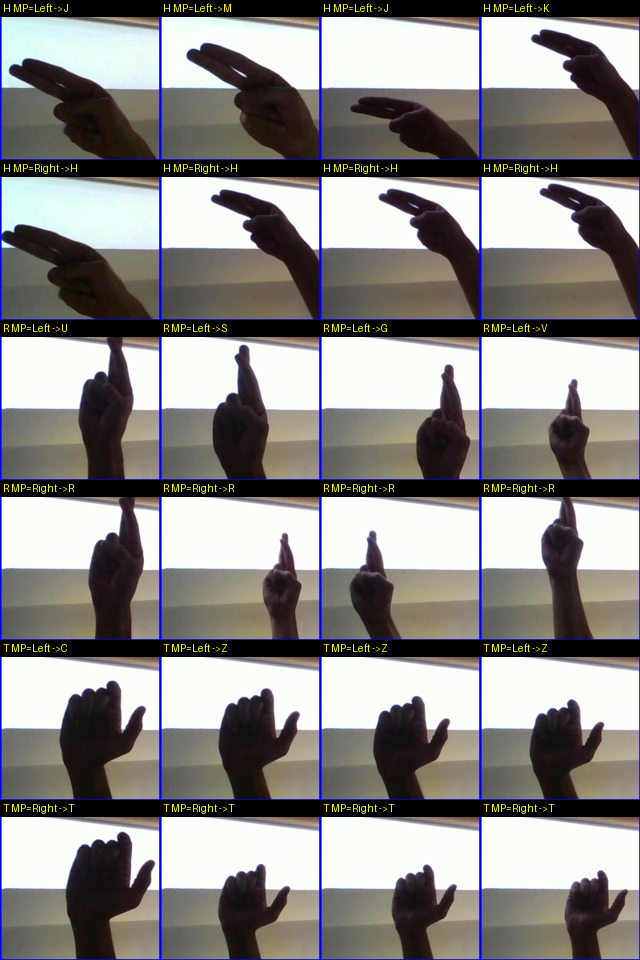
#> input picture outputs/recognition_investigation/left_vs_right_examples.png, 640 x 960 px
$ python -i investigate_detection.py   (imports and definitions only)
#> lines starting #> are read from the running program, lines starting #| are printed output that depends on the picture
"""READ-ONLY: why does MediaPipe miss ~65% of the close-up dataset images? One factor at a time, on a fixed sample.

Nothing in the production pipeline is changed; every variant below is an experiment on copies of the images.

Candidate causes and the variant that isolates each:
  image size            upscale 200x200 -> 400 / 640 / 1024 px (content unchanged)
  crop geometry         pad the frame so the hand occupies a smaller share (grey / edge-replicated border, 50% and 100% per side)
  preprocessing         BGR instead of RGB; grayscale; brightness-normalised (CLAHE on luminance)
  model configuration   detection/presence confidence 0.50 (MediaPipe default), 0.35 (app), 0.20, 0.10, 0.05
Reverse experiment on real webcam frames (which MediaPipe finds 100% of the time as recorded): crop tightly around the hand and
shrink to 200x200, to see whether close-up FRAMING alone reproduces the failures.

    venv311\\Scripts\\python.exe scripts\\investigate_detection.py --per-class 20
"""

from __future__ import annotations

import argparse
import importlib.util
import json
import sys
from collections import defaultdict
from pathlib import Path

import cv2
import numpy as np
from PIL import Image

ROOT = Path(__file__).resolve().parent.parent
sys.path.insert(0, str(ROOT))

from src.inference.hands import HandDetector  # noqa: E402
from src.landmarks.classifier import LandmarkClassifier  # noqa: E402

OUT = ROOT / "outputs" / "recognition_investigation"
WEBCAM_RAW = ROOT / "dataset" / "webcam"


# [13 lines left out: functions load_compare, pad, not called in this run]


def upscale(rgb: np.ndarray, side: int) -> np.ndarray:
    return np.array(Image.fromarray(rgb).resize((side, side), Image.Resampling.LANCZOS))


def clahe(rgb: np.ndarray) -> np.ndarray:
    lab = cv2.cvtColor(rgb, cv2.COLOR_RGB2LAB)
#> lab: shape (960, 640, 3); mean of channels 0, 1, 2 140.9, 129.3, 129.7
    lab[:, :, 0] = cv2.createCLAHE(clipLimit=2.0, tileGridSize=(8, 8)).apply(lab[:, :, 0])
#> lab: shape (960, 640, 3); mean of channels 0, 1, 2 144.6, 129.3, 129.7
    return cv2.cvtColor(lab, cv2.COLOR_LAB2RGB)
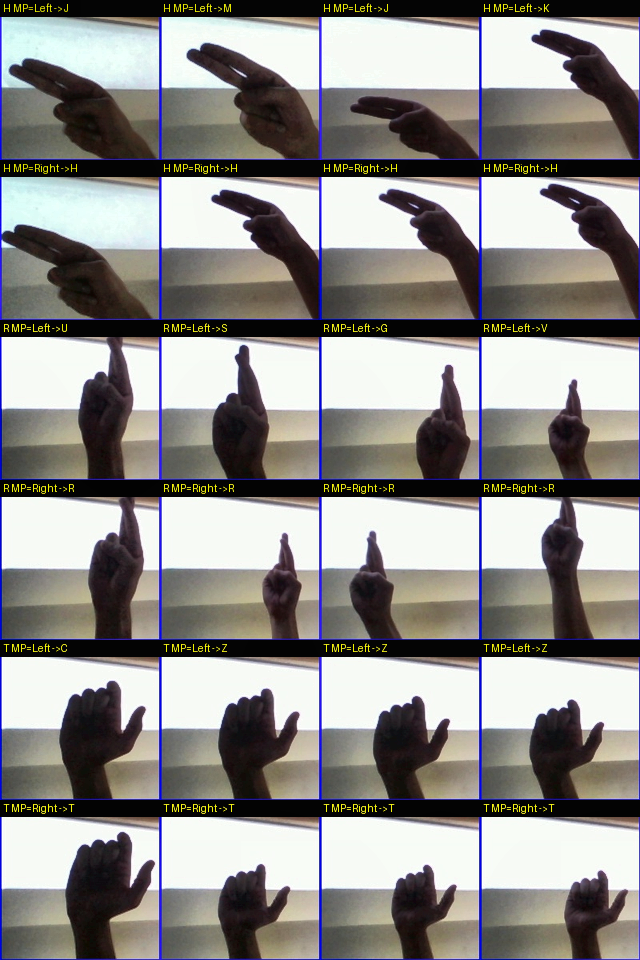
#> returned value: shape (960, 640, 3); mean R, G, B 143, 140.7, 138


def rate(detector: HandDetector, images: list[np.ndarray]) -> tuple[int, list]:
    found = [detector.observe(im) for im in images]
    return sum(o is not None for o in found), found


def line(name: str, hits: int, n: int, base: int | None = None) -> str:
    extra = "" if base is None else f"  ({hits - base:+d} vs baseline)"
    return f"| {name} | {hits}/{n} | {100 * hits / n:.1f}% | {100 * (n - hits) / n:.1f}%{extra} |"


# [107 lines left out: function main, not called in this run]


# [2 lines not run here, left out]

>>> import cv2
>>> picture = cv2.cvtColor(cv2.imread('../outputs/recognition_investigation/left_vs_right_examples.png'), cv2.COLOR_BGR2RGB)
>>> result = clahe(picture)
